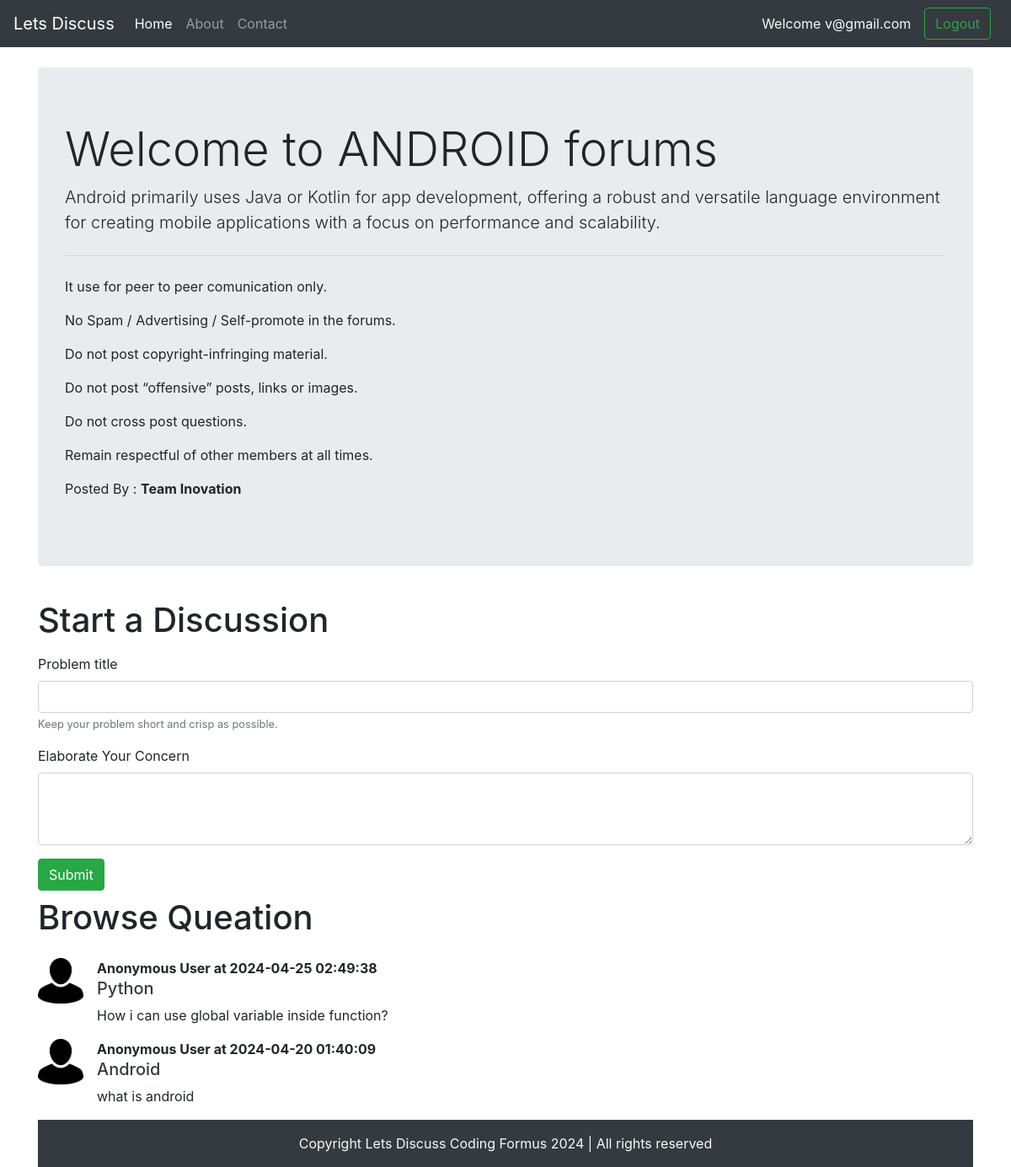
Page /threads.php?catid=2 (signed in) on the committed database.
### tables this page shows
CREATE TABLE `categories` (
  `category_id` int(9) NOT NULL,
  `category_name` varchar(255) NOT NULL,
  `category_description` varchar(255) NOT NULL,
  `created` datetime NOT NULL DEFAULT current_timestamp()
);

CREATE TABLE `threads` (
  `thread_id` int(10) NOT NULL,
  `thread_title` varchar(256) NOT NULL,
  `thread_des` text NOT NULL,
  `thread_user_id` int(10) NOT NULL,
  `thread_cat_id` int(10) NOT NULL,
  `timestamp` datetime NOT NULL DEFAULT current_timestamp()
);

### threads.php (the view, shortened to what this page needs)
<!doctype html>
<html lang="en">
<head>
    <link rel="stylesheet" href="https://cdn.jsdelivr.net/npm/bootstrap@4.4.1/dist/css/bootstrap.min.css"
>
</head>
<body>
    <?php include 'partials/_header.php'; ?>
    <?php include 'partials/_dbconnect.php'; ?>
    <?php
        $id = $_GET['catid'];
        $sql = "SELECT * FROM `categories` WHERE category_id=$id";
        $result = mysqli_query($conn,$sql);
        while($row = mysqli_fetch_assoc($result))
        {
            $catname = $row['category_name'];
            $catdes = $row['category_description'];
        }
    ?>
    <div class="container my-4">
        <div class="jumbotron">
            <h1 class="display-4">Welcome to <?php echo $catname;?> forums</h1>
            <p class="lead"><?php echo $catdes ;?></p>
            <hr class="my-4">
            <p>It use for peer to peer comunication only. </p>
            <p>No Spam / Advertising / Self-promote in the forums. </p>
            <p>Do not post copyright-infringing material. </p>
            <p>Do not post “offensive” posts, links or images. </p>
            <p>Do not cross post questions. </p>
            <p>Remain respectful of other members at all times.</p>
            <p>Posted By : <b>Team Inovation</b></p>
        </div>
    </div>
<?php
if(isset($_SESSION['loggedin']) && $_SESSION['loggedin']==true)
{
  echo '<div class="container">
        <h1 class="py-2">Start a Discussion</h1>
        <form action=" '.$_SERVER['REQUEST_URI'].' " method="post">
            <div class="form-group">
                <label for="exampleInputEmail1">Problem title</label>
                <input type="text" class="form-control" id="title" name="title" aria-describedby="emailHelp">
                <small id="emailHelp" class="form-text text-muted">Keep your problem short and crisp as
                    possible.</small>
            </div>
            <div class="form-group">
                <label for="exampleFormControlTextarea1">Elaborate Your Concern</label>
                <textarea class="form-control" id="desc" name="desc" rows="3"></textarea>
            </div>
            <button type="submit" class="btn btn-success">Submit</button>
        </form>
    </div>';
    }
    ?>
    <div class="container">
        <h1 class="py-2">Browse Queation</h1>
        <?php
        $id = $_GET['catid'];
        $sql = "SELECT * FROM `threads` WHERE thread_cat_id=$id ORDER BY timestamp DESC";
        $result = mysqli_query($conn,$sql);
        while($row = mysqli_fetch_assoc($result))
        {
            $id = $row['thread_id'];
            $title = $row['thread_title'];
            $desc = $row['thread_des'];
            $thread_time = $row['timestamp'];
        echo '<div class="media my-3">
            <img src="img/userimg.jpg" width=54px class="mr-3" alt="image not found">
            <div class="media-body">
            <p class="font-weight-bold my-0" >Anonymous User at '.$thread_time.'</p>
                <h5 class="mt-0"><a class="text-dark" href="threadin.php?threadid='.$id.'">'.$title.'</a></h5>
                '.$desc.'
            </div>
        </div>';
}
?>
        <?php include 'partials/_footer.php'; ?>
</body>
</html>

### rows in the picture
categories: category_name "ANDROID", category_description "Android primarily uses Java or Kotlin for app development, offering a robust and versatile language environment for creating mobile applications with a focus on performance and scalability."
threads: timestamp "2024-04-25 02:49:38", thread_title "Python", thread_des "How i can use global variable inside function?"
threads: timestamp "2024-04-20 01:40:09", thread_title "Android", thread_des "what is android"

### other values in the picture
$_SESSION['useremail'] "v@gmail.com"
